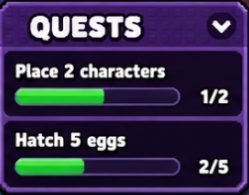
#> input picture assets/ui/quests/quest_reference.png, 249 x 195 px
$ python build_atlas.py quest_reference.png out
#> lines starting #> are read from the running program, lines starting #| are printed output that depends on the picture; after the words box and inside, x2 and y2 are one past the last pixel; in counts of white or black regions, pixels touching at a corner belong together
"""Build the quest HUD atlas straight from the reference mockup (text removed, bars rebuilt full / empty).

usage (from the project root): python -I assets/ui/quests/build_atlas.py assets/ui/quests/quest_reference.png assets/ui/quests
Atlas layout (pixels): panel 252x196 at (0,0); empty track 170x22 at (0,196); full fill 170x22 at (0,218);
round chevron button 31x31 at (172,196).
"""
import sys
from pathlib import Path
from statistics import median
from PIL import Image, ImageDraw

ref = Image.open(sys.argv[1]).convert("RGB")
out_dir = Path(sys.argv[2])
W, H = ref.size  # 249 x 195
#> W = 249; H = 195
src = ref.copy()
px = src.load()


def row_fill(x0, x1, y0, y1, samples):
    """Replace x0..x1 / y0..y1 (inclusive) with the per-row median of the sample columns."""
#> called with x0 = 22, x1 = 148, y0 = 6, y1 = 45
    for y in range(y0, y1 + 1):
        cols = [x for a, b in samples for x in range(a, b + 1)]
        colour = tuple(int(median(ref.getpixel((x, y))[c] for x in cols)) for c in range(3))
        for x in range(x0, x1 + 1):
            px[x, y] = colour
#> this loop made 40 passes
#> colour on passes 1 to 12: (66, 30, 108), (59, 26, 98), (60, 27, 99), (60, 27, 99), (60, 27, 98), (59, 26, 98), (59, 26, 98), (59, 27, 98), (58, 26, 97), (57, 25, 95), (56, 24, 93), (57, 26, 95)


# 1. remove the text (header has horizontal stripes, cards are flat: a per-row median looks untouched)
row_fill(22, 148, 6, 45, [(150, 200)])  # QUESTS
for top in (51, 121):  # card 1 / card 2
    row_fill(10, 176, top + 5, top + 33, [(178, 238)])  # description
    row_fill(186, 238, top + 35, top + 58, [(184, 185), (236, 239)])  # count


# 2. bars: empty track and full fill, both 170 x 22, from bar 1 (x 13-182, y 86-107; mirror axis x = 195 - x)
def bar(build):
    img = Image.new("RGB", (170, 22))
#> img: PIL image 170x22 RGB; every value is 0
    for y in range(22):
        for x in range(170):
            img.putpixel((x, y), build(13 + x, 86 + y))
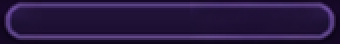
#> img: PIL image 170x22 RGB (shown 2 times larger); mean R, G, B 40.6, 24.8, 65.7
    return img


def mid(xs, y):
    return tuple(int(median(ref.getpixel((x, y))[c] for x in xs)) for c in range(3))


track = bar(lambda x, y: ref.getpixel((x, y)) if x >= 108 else ref.getpixel((195 - x, y)) if x <= 33 else mid(range(112, 166), y))
fill = bar(lambda x, y: ref.getpixel((x, y)) if x <= 98 else ref.getpixel((195 - x, y)) if x >= 162 else mid(range(40, 96), y))
#> after the loop in bar (call 2), `for y in range(22):`:
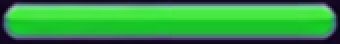
#> img: PIL image 170x22 RGB (shown 2 times larger); mean R, G, B 52.2, 151.7, 67.1

# 3. the screenshot crop cut the left outline off: add the right edge's last 3 columns mirrored, and one top row
panel = Image.new("RGB", (W + 3, H + 1))
#> panel: PIL image 252x196 RGB; every value is 0
panel.paste(src, (3, 1))
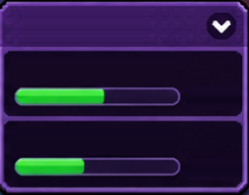
#> src: PIL image 249x195 RGB; mean R, G, B 41.1, 30.5, 65.4
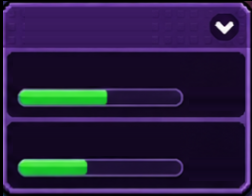
#> panel: PIL image 252x196 RGB; mean R, G, B 40.4, 30, 64.3
for i, x in enumerate((248, 247, 246)):
    panel.paste(src.crop((x, 0, x + 1, H)), (i, 1))
panel.paste(panel.crop((0, 1, W + 3, 2)), (0, 0))
PW, PH = panel.size  # 252 x 196
#> PW = 252; PH = 196

# 4. cut the corners: the game background behind the mockup shows there
scale = 4
mask = Image.new("L", (PW * scale, PH * scale), 0)
#> mask: PIL image 1008x784 L; every value is 0
c = 9 * scale
w, h = PW * scale - 1, PH * scale - 1
#> w = 1007; h = 783
ImageDraw.Draw(mask).polygon([(c, 0), (w - c, 0), (w, c), (w, h - c), (w - c, h), (c, h), (0, h - c), (0, c)], fill=255)
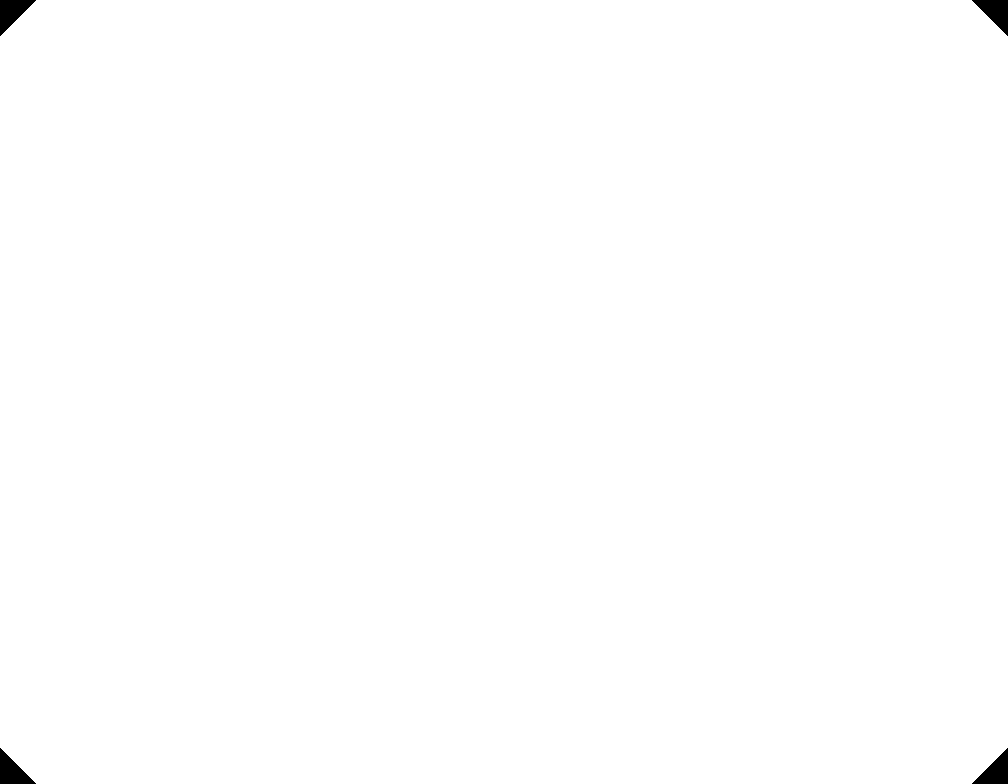
#> mask: PIL image 1008x784 L; 99.7% white; 4 black regions, box (x1, y1, x2, y2) and area: (0, 0, 36, 36) 666, (972, 0, 1008, 36) 666, (0, 748, 36, 784) 666, (972, 748, 1008, 784) 666
mask = mask.resize((PW, PH), Image.LANCZOS)
#> mask: PIL image 252x196 L
panel = panel.convert("RGBA")
#> panel: PIL image 252x196 RGBA
panel.putalpha(mask)

# 5. round chevron button (centre 224,27 in panel pixels), so it can rotate over the header's own copy
box = (209, 12, 240, 43)
chevron = panel.crop(box)
cm = Image.new("L", (31 * scale, 31 * scale), 0)
#> cm: PIL image 124x124 L; every value is 0
cx, cy, r = (224 - box[0] + 0.5) * scale, (27 - box[1] + 0.5) * scale, 14.8 * scale
ImageDraw.Draw(cm).ellipse((cx - r, cy - r, cx + r, cy + r), fill=255)
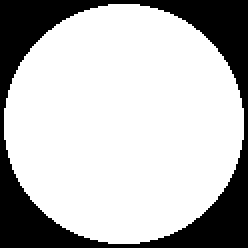
#> cm: PIL image 124x124 L (shown 2 times larger); 73.5% white; 1 black region, box (x1, y1, x2, y2) and area: (0, 0, 124, 124) 4080
chevron.putalpha(cm.resize((31, 31), Image.LANCZOS))

atlas = Image.new("RGBA", (PW, 240), (0, 0, 0, 0))
#> atlas: PIL image 252x240 RGBA; every value is 0
atlas.alpha_composite(panel, (0, 0))
atlas.alpha_composite(track.convert("RGBA"), (0, 196))
atlas.alpha_composite(fill.convert("RGBA"), (0, 218))
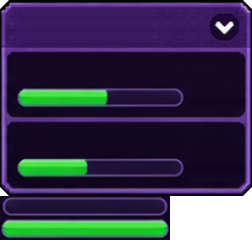
#> atlas: PIL image 252x240 RGBA; mean R, G, B, A 39.2, 35.8, 61.5, 239.1; transparent parts drawn white
atlas.alpha_composite(chevron, (172, 196))
atlas.save(out_dir / "quest_atlas.png")
print("atlas", atlas.size)
#| atlas (252, 240)
